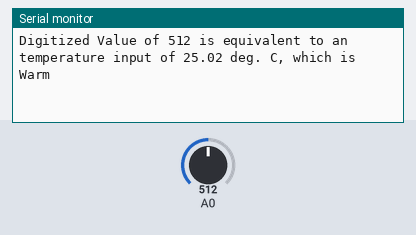
Simulated run of this program. Board: Arduino Uno, built with avr-gcc and run on an emulated ATmega328P. Parts: the last lines printed to the serial monitor. The test bench sets the inputs (shaded band); at power-on: A0 = 512.

Above: at 1.3 s.
1.4 s: A0 set to 716
At 1.9 s:
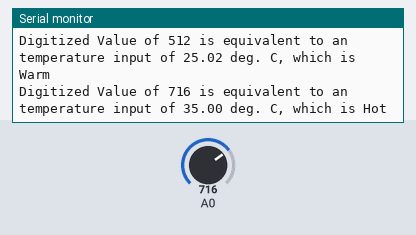
3.5 s: A0 set to 900
At 3.9 s:
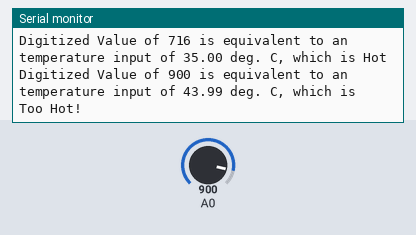
5.5 s: A0 set to 511
At 5.9 s:
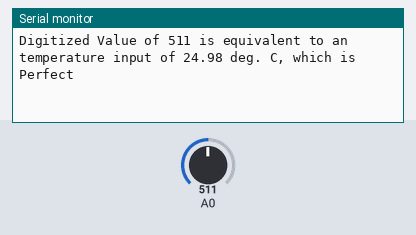
7.5 s: A0 set to 306
At 8.0 s:
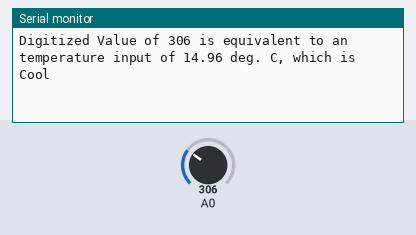
9.5 s: A0 set to 122
At 10.0 s:
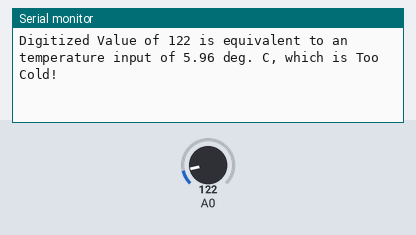

The program:

main.cpp
```cpp
// I Johannes Berbee 000788567 verifiy this is all my work
#include <Arduino.h>

void setup()
{
  // configure the USB serial monitor
  Serial.begin(115200);
}

void loop()
{
  int iVal;
  float aVal;
  float Temp;

  // read digitized value from the D1 Mini's A/D convertor
  iVal = analogRead(A0);

  // Analog Voltage
  aVal = iVal * (3.3 / 1023.0);

  // Temperature Equivelant
  Temp = aVal * (50.0 / 3.3);

  String TemperatureValue;

  if (Temp <= 10)
  {
    TemperatureValue = "Too Cold!";
  }

  else if (Temp < 15)
  {
    TemperatureValue = "Cool";
  }

  else if (Temp < 25)
  {
    TemperatureValue = "Perfect";
  }

  else if (Temp < 30)
  {
    TemperatureValue = "Warm";
  }

  else if (Temp < 35)
  {
    TemperatureValue = "Hot";
  }

  else if (Temp >= 35)
  {
    TemperatureValue = "Too Hot!";
  }
  Serial.println("Digitized Value of " + String(iVal) + " is equivalent to an temperature input of " + (Temp) + " deg. C, which is " + (TemperatureValue));
  // wait 0.5 seconds (500 ms)
  delay(500);
}
```

Measured:
- after the input at 1.4 s, the serial monitor: prints a new line after 0.11 s (image 1)
- after the input at 3.5 s, the serial monitor: prints a new line at once (image 2)
- after the input at 5.5 s, the serial monitor: prints a new line at once (image 3)
- after the input at 7.5 s, the serial monitor: prints a new line after 0.05 s (image 4)
- after the input at 9.5 s, the serial monitor: prints a new line after 0.06 s (image 5)
